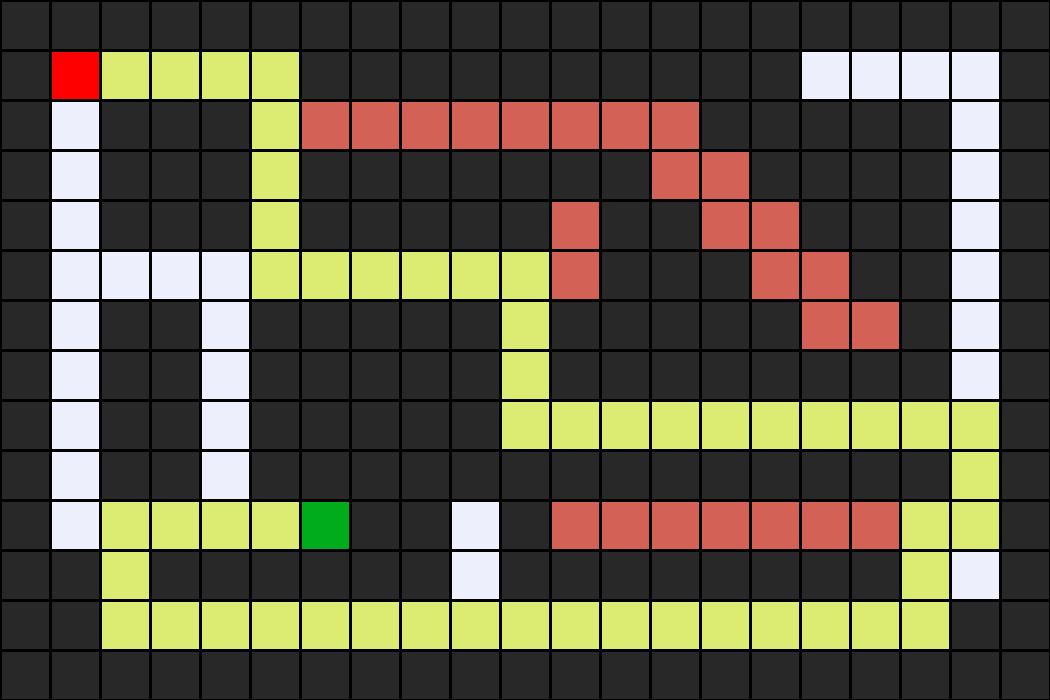

Write the Python code that produced this figure.
import sys

class Node():
    def __init__(self, state, parent, action):
        self.state = state
        self.parent = parent
        self.action = action

# Fronteira - implementada por stack (DFS)     
class StackFrontier():
    def __init__(self):
        self.frontier = []
        
    def add(self, node):
        self.frontier.append(node)
        
    def contains_state(self, state):
        return any(node.state == state for node in self.frontier)
    
    def empty(self):
        return len(self.frontier) == 0 
    
    # remove e retorna o último nó da stack - LIFO
    def remove(self):
        if self.empty():
            raise Exception("empty frontier")
        else:
            node = self.frontier[-1]
            self.frontier = self.frontier[:-1]
            return node

# Fronteira - implementação por fila (BFS)     
class QueueFrontier(StackFrontier):

    # remove e retorna o primeiro nó - FIFO
    def remove(self):
        if self.empty():
            raise Exception("empty frontier")
        else:
            node = self.frontier[0]
            self.frontier = self.frontier[1:]
            return node
            
class Maze():

    # mepeamento do labirinto
    def __init__(self, filename):
        # lê o arquivo
        with open(filename) as f:
            contents = f.read()

        # verifica se possui início e fim no labirinto (validação)
        if contents.count("A") != 1:
            raise Exception("maze must have exactly one start point")
        if contents.count("B") != 1:
            raise Exception("maze must have exactly one goal")

        # determina a altura e largura do labirinto
        contents = contents.splitlines()
        self.height = len(contents)
        self.width = max(len(line) for line in contents)

        # lista bidimensional para manter o rastreamento das paredes
        self.walls = []
        
        # itera sobre as linhas do labirinto (height)
        for i in range(self.height):
            row = []
            # itera sobre as colunas x linha
            for j in range(self.width):
                try:
                    # verifica se é o ponto de partida
                    if contents[i][j] == "A":
                        self.start = (i, j)
                        row.append(False)
                    # verifica se é o objetivo
                    elif contents[i][j] == "B":
                        self.goal = (i, j)
                        row.append(False)
                    # se for vazio, adiciona False na posição / sem parede
                    elif contents[i][j] == " ":
                        row.append(False)
                    # parede
                    else:
                        row.append(True)        
                except IndexError:
                    row.append(False)
            self.walls.append(row)

        # armazena a solução do labirinto - a ser preenchido
        self.solution = None

        
    def print(self):
        solution = self.solution[1] if self.solution is not None else None
        print()
        for i, row in enumerate(self.walls):
            for j, col in enumerate(row):
                if col:
                    print("█", end="")
                elif (i, j) == self.start:
                    print("A", end="")
                elif (i, j) == self.goal:
                    print("B", end="")
                elif solution is not None and (i, j) in solution:
                    print("*", end="")
                else:
                    print(" ", end="")
            print()
        print()        

    # Encontrar os vizinhos dentro de um state (posição)
    def neighbors(self, state):
        row, col = state
        
        # lista que contem tuplas dos vizinhos
        candidates = [
            ("up", (row - 1, col)),
            ("down", (row + 1, col)),
            ("left", (row, col - 1)),
            ("right", (row, col + 1))
        ]

        # resultado de vizinhos válidos encontrados
        result = []
        
        # itera sobre cada tupla em candidates
            # desempacota a action (direção) e as coordenadas do vizinho atual
        for action, (r, c) in candidates:
            # verifica se o vizinho é considerado valido 
                # se esta dentro do limite do labirinto e não é ma parade
            if 0 <= r < self.height and 0 <= c < self.width and not self.walls[r][c]:
                # se o vizinho for valido adiciona a direção (action) e as coordenadas (r,c) à lista result
                result.append((action, (r, c)))
        return result
    
    def solve_dfs(self):
        print("Solving with Deep-First Search...")
        # numero de estados explorados
        self.num_explored = 0

        # cria o node inicial
        start = Node(state=self.start, parent=None, action=None)
        
        # inicializa a fronteira stack e adiciona o node 
        frontier = StackFrontier()
        frontier.add(start)

        # cria um set de explorados
        self.explored = set()

        # loop - buscando por solução
        while True:

            # se não há nada na fronteira então não a solução
            if frontier.empty():
                raise Exception("no solution")

            # pega um node da fronteira e incrementa o contador de explorados
            node = frontier.remove()
            self.num_explored += 1

            # armazenando a solução se o nó atual é o goal (i,j)
            if node.state == self.goal:
                
                actions = []
                cells = []
                
                # backtracking do goal ao inicial
                    # cada nó armazena o nó pai que o levou até certo ponto
                while node.parent is not None:
                    actions.append(node.action)
                    cells.append(node.state)
                    node = node.parent
                actions.reverse()
                cells.reverse()
                self.solution = (actions, cells)
                return

            # move o nó para o set de explorados
            self.explored.add(node.state)

            # adiciona os vizinhos a fronteira
            for action, state in self.neighbors(node.state):
                
                # se o nó não foi explorado e não esta na fronteira
                if not frontier.contains_state(state) and state not in self.explored:
                    child = Node(state=state, parent=node, action=action)
                    frontier.add(child)
                                   
    def solve_bfs(self):
        print("Solving with Breadth-First Search...")
        
        # numero de estados explorados
        self.num_explored = 0

        # cria o node inicial
        start = Node(state=self.start, parent=None, action=None)
        
        # inicializa a fronteira (fila) e adiciona o node 
        frontier = QueueFrontier()
        frontier.add(start)

        # cria um set de explorados
        self.explored = set()
        

        # loop - buscando por solução
        while True:

            # se não há nada na fronteira então não a solução
            if frontier.empty():
                raise Exception("no solution")

            # pega um node da fronteira e incrementa o contador de explorados
            node = frontier.remove()
            self.num_explored += 1

            # armazenando a solução se o nó atual é o goal (i,j)
            if node.state == self.goal:
                
                actions = []
                cells = []
                
                # backtracking do goal ao inicial
                    # cada nó armazena o nó pai que o levou até certo ponto
                while node.parent is not None:
                    actions.append(node.action)
                    cells.append(node.state)
                    node = node.parent
                actions.reverse()
                cells.reverse()
                self.solution = (actions, cells)
                return

            # move o nó para o set de explorados
            self.explored.add(node.state)

            # adiciona os vizinhos a fronteira
            for action, state in self.neighbors(node.state):
                
                # se o nó não foi explorado e não esta na fronteira
                if not frontier.contains_state(state) and state not in self.explored:
                    child = Node(state=state, parent=node, action=action)
                    frontier.add(child)

    def output_image(self, filename, show_solution=True, show_explored=False):
        from PIL import Image, ImageDraw
        cell_size = 50
        cell_border = 2

        # Create a blank canvas
        img = Image.new(
            "RGBA",
            (self.width * cell_size, self.height * cell_size),
            "black"
        )
        draw = ImageDraw.Draw(img)

        solution = self.solution[1] if self.solution is not None else None
        for i, row in enumerate(self.walls):
            for j, col in enumerate(row):

                # Walls
                if col:
                    fill = (40, 40, 40)

                # Start
                elif (i, j) == self.start:
                    fill = (255, 0, 0)

                # Goal
                elif (i, j) == self.goal:
                    fill = (0, 171, 28)

                # Solution
                elif solution is not None and show_solution and (i, j) in solution:
                    fill = (220, 235, 113)

                # Explored
                elif solution is not None and show_explored and (i, j) in self.explored:
                    fill = (212, 97, 85)

                # Empty cell
                else:
                    fill = (237, 240, 252)

                # Draw cell
                draw.rectangle(
                    ([(j * cell_size + cell_border, i * cell_size + cell_border),
                      ((j + 1) * cell_size - cell_border, (i + 1) * cell_size - cell_border)]),
                    fill=fill
                )

        img.save(filename)


if len(sys.argv) != 2:
    sys.exit("Usage: python maze.py maze.txt")

# Executando DFS
m = Maze(sys.argv[1])
print("Maze:")
m.print()
m.solve_dfs()
print("States Explored:", m.num_explored)
print("Solution:")
m.print()
m.output_image("maze_dfs.png", show_explored=True)

# Executando BFS
m.solve_bfs()
print("States Explored:", m.num_explored)
print("Solution:")
m.print()
m.output_image("maze_bfs.png", show_explored=True)